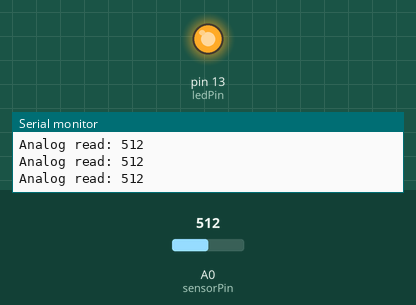
The sketch below on a simulated Arduino Uno, built with avr-gcc and run on an emulated ATmega328P. Parts: output pins drawn as LEDs (lit = HIGH), the last lines printed to the serial monitor. The inputs (shaded band) are chosen by the test bench; at power-on: A0 (sensorPin) = 512.

Above: at 1.2 s.
1.3 s: A0 (sensorPin) set to 311
2.8 s: A0 (sensorPin) set to 291
At 3.8 s:
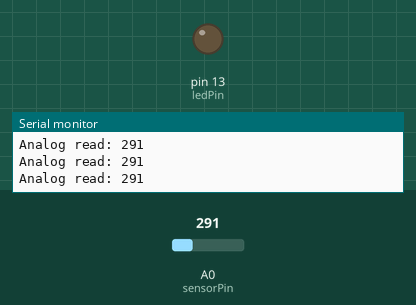
4.3 s: A0 (sensorPin) set to 306
At 5.1 s:
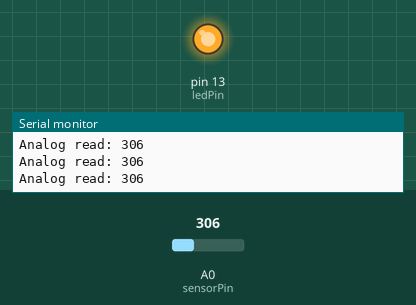
5.9 s: A0 (sensorPin) set to 290
At 6.4 s:
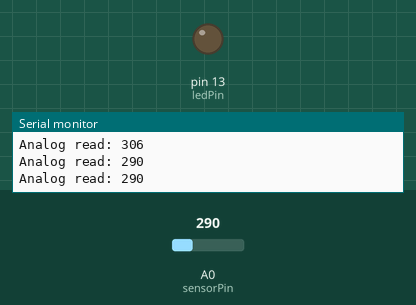
Timing chart, 0 to 8.5 s (numbered marks = the images above; inputs shaded):
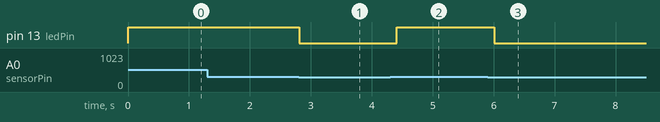

Measured:
- the behaviour switches between 300 and 299 on A0 (sensorPin) (found by bisection; images 0 and 1)
- after the input at 2.8 s, pin 13 (ledPin): HIGH → LOW at once
- after the input at 4.3 s, pin 13 (ledPin): LOW → HIGH after 0.11 s
- after the input at 5.9 s, pin 13 (ledPin): HIGH → LOW after 0.11 s

The sketch:

sketch_may30a.ino
```cpp
// These constants won't change:
const int sensorPin = A0; // pin that the sensor is attached to
const int ledPin = 13;	  // pin that the LED is attached to
// variables:
int sensorValue = 0; // the sensor value

void setup()
{
	pinMode(ledPin, OUTPUT);
	pinMode(sensorPin, INPUT);
	Serial.begin(9600);
}

void loop()
{
	handleLed();
}

void handleLed()
{

	sensorValue = analogRead(sensorPin);
	Serial.print("Analog read: ");
	Serial.println(sensorValue);

	if (sensorValue >= 300)
	{
		digitalWrite(ledPin, HIGH);
	}
	else
	{
		//else, it is bright, turn pin 9 LOW
		digitalWrite(ledPin, LOW);
	}
	delay(200);
}
```
